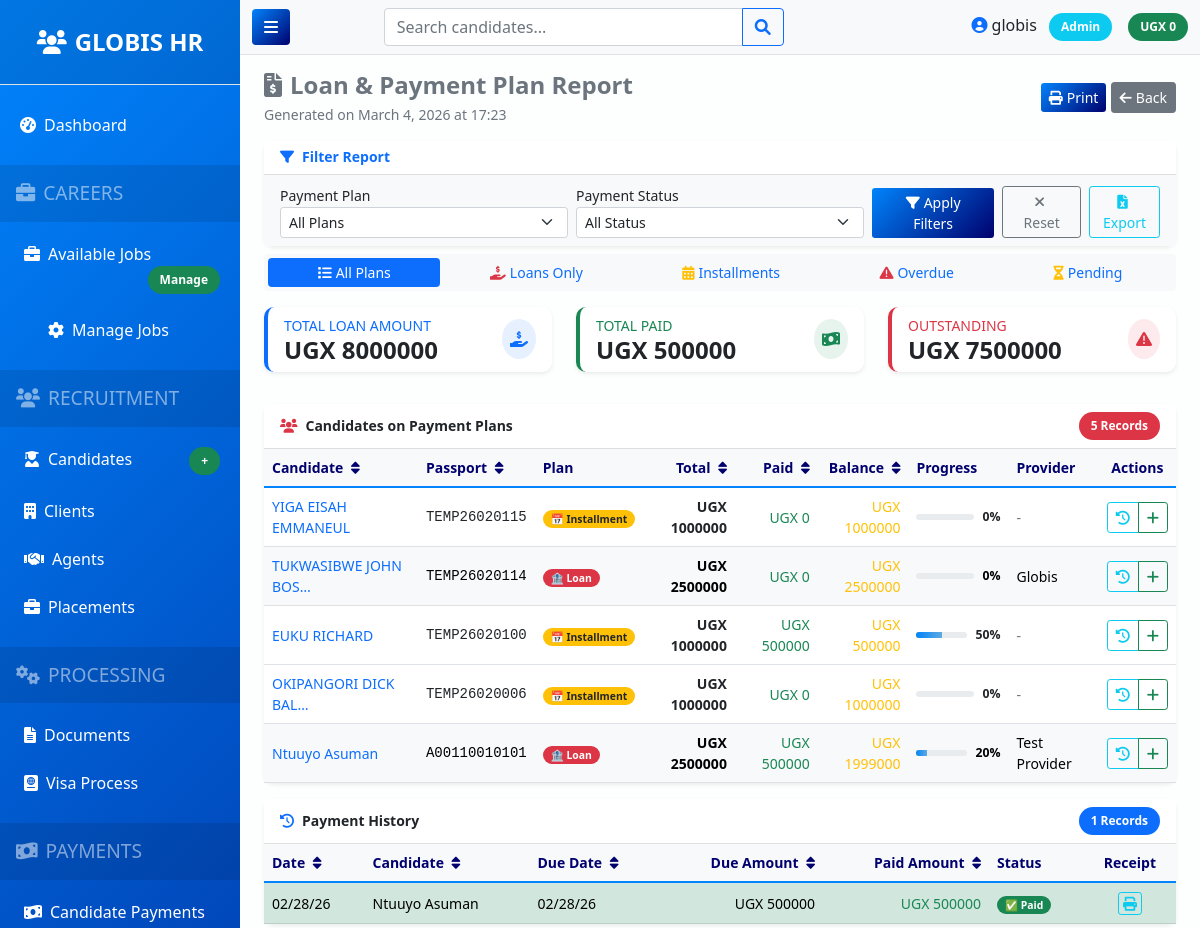
/reports/loans/ (signed in, upper part), run on an earlier commit of the app's database.
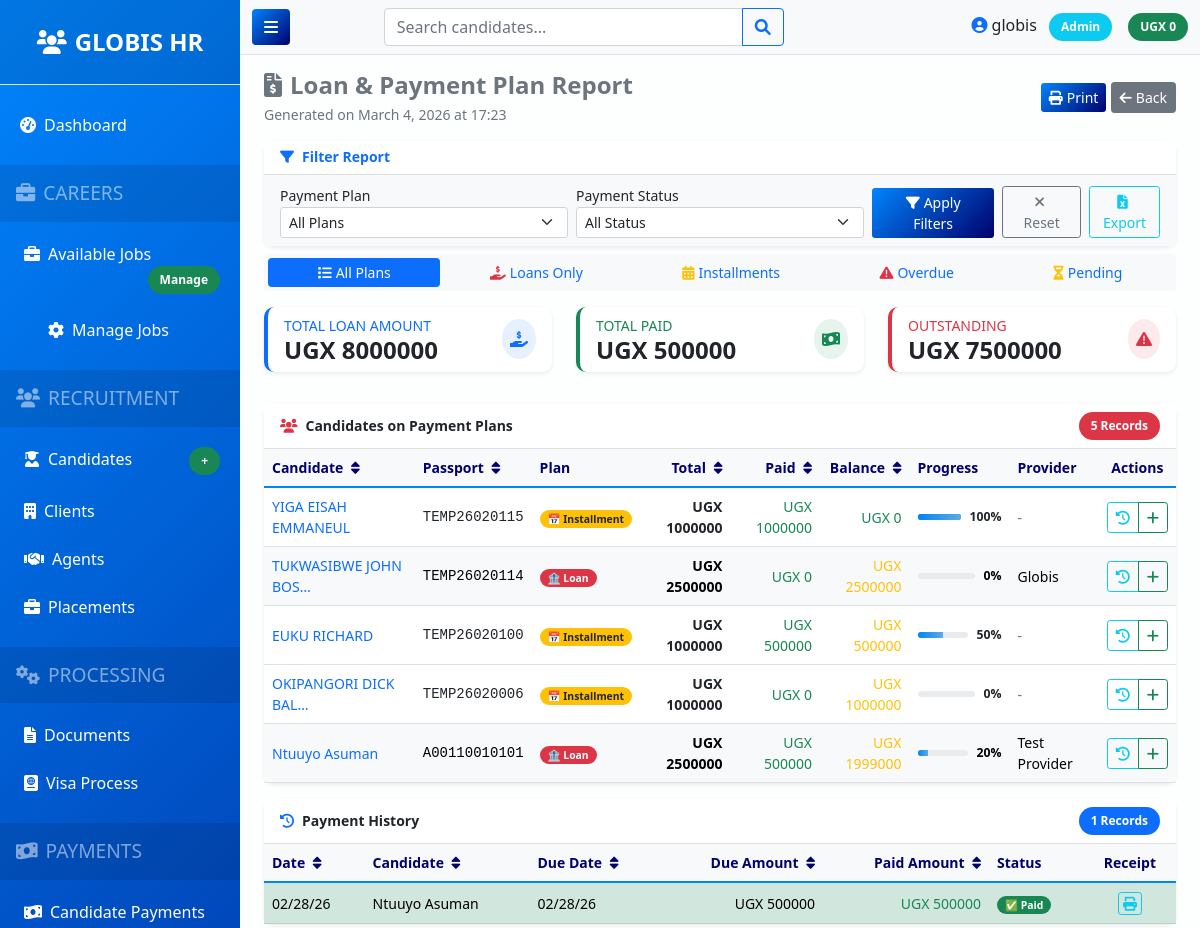
And on a later commit of the database.
### apps/candidates/models.py (models this page shows, shortened)
class Candidate(models.Model):
    NATIONALITIES = [
        ('UG', 'Ugandan'),
        ('KE', 'Kenyan'),
        ('TZ', 'Tanzanian'),
        ('RW', 'Rwandan'),
        ('BI', 'Burundian'),
        ('SS', 'South Sudanese'),
        ('NG', 'Nigerian'),
        ('GH', 'Ghanaian'),
        ('ZA', 'South African'),
        ('CM', 'Cameroonian'),
        ('CI', 'Ivorian'),
        ('SN', 'Senegalese'),
        ('ET', 'Ethiopian'),
        ('ER', 'Eritrean'),
        ('SO', 'Somali'),
        ('CD', 'Congolese (DRC)'),
        ('CG', 'Congolese (Brazzaville)'),
        ('EG', 'Egyptian'),
        ('MA', 'Moroccan'),
        ('TN', 'Tunisian'),
        ('DZ', 'Algerian'),
        ('LY', 'Libyan'),
        ('SD', 'Sudanese'),
        ('Other', 'Other'),
    ]
    BLOOD_GROUPS = [
        ('A+', 'A+'), ('A-', 'A-'),
        ('B+', 'B+'), ('B-', 'B-'),
        ('O+', 'O+'), ('O-', 'O-'),
        ('AB+', 'AB+'), ('AB-', 'AB-'),
    ]
    PAYMENT_PLANS = [
        ('cash', 'Full Cash Payment'),
        ('loan', 'Loan'),
        ('installment', 'Installment Plan'),
    ]
    full_name = models.CharField(max_length=200)
    passport_no = models.CharField(max_length=50, unique=True)
    passport_expiry = models.DateField()
    nationality = models.CharField(max_length=50, choices=NATIONALITIES, default='UG', help_text="Candidate's nationality")
    position = models.CharField(max_length=100)
    contact_number = models.CharField(max_length=20)
    mother_name = models.CharField(max_length=100, blank=True)
    father_name = models.CharField(max_length=100, blank=True)
    blood_group = models.CharField(max_length=3, choices=BLOOD_GROUPS, blank=True)
    salary = models.DecimalField(max_digits=10, decimal_places=2)
    agent = models.ForeignKey(Agent, on_delete=models.SET_NULL, null=True, related_name='candidates')
    client = models.ForeignKey(Client, on_delete=models.SET_NULL, null=True, related_name='candidates')
    initial_amount = models.DecimalField(max_digits=10, decimal_places=2, default=0,
                                         help_text="Total amount to be paid")
    remaining_balance = models.DecimalField(max_digits=10, decimal_places=2, default=0,
                                           help_text="Remaining balance to be paid")
    payment_plan = models.CharField(max_length=20, choices=PAYMENT_PLANS, default='cash')
    loan_provider = models.CharField(max_length=100, blank=True, help_text="If on loan, name of provider")
    loan_reference = models.CharField(max_length=100, blank=True, help_text="Loan reference number")
    fully_paid = models.BooleanField(default=False)
    fully_paid_date = models.DateField(null=True, blank=True)
    remarks = models.TextField(blank=True)
    created_at = models.DateTimeField(auto_now_add=True)
    updated_at = models.DateTimeField(auto_now=True)
    def get_payment_progress(self):
        if self.initial_amount == 0:
            return 0
        total_paid = self.initial_amount - self.remaining_balance
        progress = (total_paid / self.initial_amount) * 100
        return int(progress)
    class Meta:
        ordering = ['-created_at']
        indexes = [
            models.Index(fields=['passport_no']),
            models.Index(fields=['created_at']),
            models.Index(fields=['fully_paid']),
            models.Index(fields=['payment_plan']),
        ]

### apps/reports/views.py (the view)
# urls.py: path('loans/', views.loan_report, name='loan_report'),
@login_required
@permission_required('view_reports')
def loan_report(request):
    from apps.candidates.models import Candidate
    from apps.candidate_payments.models import PaymentHistory
    payment_plan = request.GET.get('payment_plan', '')
    status = request.GET.get('status', '')
    candidates = Candidate.objects.filter(
        payment_plan__in=['loan', 'installment']
    ).select_related('agent', 'client')
    if payment_plan:
        candidates = candidates.filter(payment_plan=payment_plan)
    payment_histories = PaymentHistory.objects.filter(
        candidate__in=candidates
    ).select_related('candidate', 'payment')
    if status:
        payment_histories = payment_histories.filter(status=status)
    total_loan_amount = candidates.aggregate(total=Sum('initial_amount'))['total'] or 0
    total_paid = PaymentHistory.objects.filter(
        candidate__in=candidates,
        status='paid'
    ).aggregate(total=Sum('amount_paid'))['total'] or 0
    total_outstanding = total_loan_amount - total_paid
    log_activity(
        user=request.user,
        action='VIEW',
        model_type='Report',
        details="Viewed loan report",
        request=request
    )
    context = {
        'candidates': candidates,
        'payment_histories': payment_histories,
        'total_loan_amount': total_loan_amount,
        'total_paid': total_paid,
        'total_outstanding': total_outstanding,
        'payment_plan': payment_plan,
        'status': status,
        'report_type': 'Loan & Payment Plan Report'
    }
    return render(request, 'reports/loan_report.html', context)

### apps/accounts/models.py (called while the page is built, shortened)
def log_activity(user, action, model_type, object_id=None, object_repr='', details='', request=None):
    log = ActivityLog(
        user=user,
        username=user.username if user else 'System',
        action=action,
        model_type=model_type,
        object_id=object_id,
        object_repr=object_repr,
        details=details
    )
    if request:
        log.ip_address = get_client_ip(request)
        log.user_agent = request.META.get('HTTP_USER_AGENT', '')
    log.save()
    return log

def get_client_ip(request):
    x_forwarded_for = request.META.get('HTTP_X_FORWARDED_FOR')
    if x_forwarded_for:
        ip = x_forwarded_for.split(',')[0]
    else:
        ip = request.META.get('REMOTE_ADDR')
    return ip

    def has_permission(self, permission):
        if self.role == 'admin':
            return True

    def save(self, *args, **kwargs):
        if self.user and not self.username:
            self.username = self.user.username
        super().save(*args, **kwargs)

### templates/reports/loan_report.html (shortened to what the changed rows need)
{% extends 'base.html' %}
{% block content %}
<div class="row mt-3">
    <div class="col-12">
        <div class="card shadow-sm">
            <div class="card-body p-0">
                <div class="table-responsive">
                    <table class="table table-hover align-middle mb-0 small" id="candidatesTable">
                        <thead class="bg-light">
                            <tr>
                                <th class="px-2 py-2" onclick="sortTable(0)">Candidate <i class="fas fa-sort ms-1"></i></th>
                                <th class="px-2 py-2" onclick="sortTable(1)">Passport <i class="fas fa-sort ms-1"></i></th>
                                <th class="px-2 py-2">Plan</th>
                                <th class="px-2 py-2 text-end" onclick="sortTable(3)">Total <i class="fas fa-sort ms-1"></i></th>
                                <th class="px-2 py-2 text-end" onclick="sortTable(4)">Paid <i class="fas fa-sort ms-1"></i></th>
                                <th class="px-2 py-2 text-end" onclick="sortTable(5)">Balance <i class="fas fa-sort ms-1"></i></th>
                                <th class="px-2 py-2">Progress</th>
                                <th class="px-2 py-2">Provider</th>
                                <th class="px-2 py-2 text-center">Actions</th>
                            </tr>
                        </thead>
                        <tbody>
                            {% for candidate in candidates %}
                            <tr class="{% if candidate.remaining_balance > 0 and candidate.payment_plan == 'loan' %}table-light{% endif %}">
                                <td class="px-2 fw-semibold">
                                    <a href="{% url 'candidate_detail' candidate.id %}" class="text-decoration-none">
                                        {{ candidate.full_name|truncatechars:20 }}
                                    </a>
                                </td>
                                <td class="px-2 font-monospace">{{ candidate.passport_no|truncatechars:12 }}</td>
                                <td class="px-2">
                                    <span class="badge {% if candidate.payment_plan == 'loan' %}bg-danger{% else %}bg-warning text-dark{% endif %} px-2 py-1" style="font-size: 0.65rem;">
                                        {% if candidate.payment_plan == 'loan' %}🏦 Loan{% else %}📅 Installment{% endif %}
                                    </span>
                                </td>
                                <td class="px-2 text-end fw-bold">UGX {{ candidate.initial_amount|floatformat:0 }}</td>
                                <td class="px-2 text-end text-success fw-semibold">
                                    UGX {% widthratio candidate.get_payment_progress 100 candidate.initial_amount %}
                                </td>
                                <td class="px-2 text-end {% if candidate.remaining_balance == 0 %}text-success{% else %}text-warning{% endif %} fw-semibold">
                                    UGX {{ candidate.remaining_balance|floatformat:0 }}
                                </td>
                                <td class="px-2" style="min-width: 100px;">
                                    <div class="d-flex align-items-center">
                                        <div class="progress flex-grow-1" style="height: 6px;">
                                            <div class="progress-bar {% if candidate.remaining_balance == 0 %}bg-success{% else %}bg-warning{% endif %}"
                                                 role="progressbar"
                                                 style="width: {{ candidate.get_payment_progress }}%;"></div>
                                        </div>
                                        <span class="ms-2 small fw-bold">{{ candidate.get_payment_progress }}%</span>
                                    </div>
                                </td>
                                <td class="px-2">{{ candidate.loan_provider|truncatechars:15|default:"<span class='text-muted'>-</span>" }}</td>
                                <td class="px-2 text-center">
                                    <div class="btn-group btn-group-sm" role="group">
                                        <a href="{% url 'loan_payment_history' candidate.id %}" class="btn btn-outline-info" title="Payment History">
                                            <i class="fas fa-history"></i>
                                        </a>
                                        <a href="{% url 'payment_add' %}?candidate={{ candidate.id }}" class="btn btn-outline-success" title="Record Payment">
                                            <i class="fas fa-plus"></i>
                                        </a>
                                    </div>
                                </td>
                            </tr>
                            {% endfor %}
                        </tbody>
                    </table>
                </div>
            </div>
        </div>
    </div>
</div>
<div class="row mt-3">
    <div class="col-12">
        <div class="card shadow-sm">
            <div class="card-body p-0">
                <div class="table-responsive">
                    <table class="table table-hover align-middle mb-0 small" id="historyTable">
                        <thead class="bg-light">
                            <tr>
                                <th class="px-2 py-2" onclick="sortTable(0)">Date <i class="fas fa-sort ms-1"></i></th>
                                <th class="px-2 py-2" onclick="sortTable(1)">Candidate <i class="fas fa-sort ms-1"></i></th>
                                <th class="px-2 py-2" onclick="sortTable(2)">Due Date <i class="fas fa-sort ms-1"></i></th>
                                <th class="px-2 py-2 text-end" onclick="sortTable(3)">Due Amount <i class="fas fa-sort ms-1"></i></th>
                                <th class="px-2 py-2 text-end" onclick="sortTable(4)">Paid Amount <i class="fas fa-sort ms-1"></i></th>
                                <th class="px-2 py-2">Status</th>
                                <th class="px-2 py-2 text-center">Receipt</th>
                            </tr>
                        </thead>
                    </table>
                </div>
            </div>
        </div>
    </div>
</div>
{% endblock %}

What changed in the data, as far as the page shows it:
changed Candidate "YIGA EISAH EMMANEUL": initial_amount+remaining_balance "0" → "1000000"; remaining_balance "1000000" → "0"; get_payment_progress "0" → "100"
